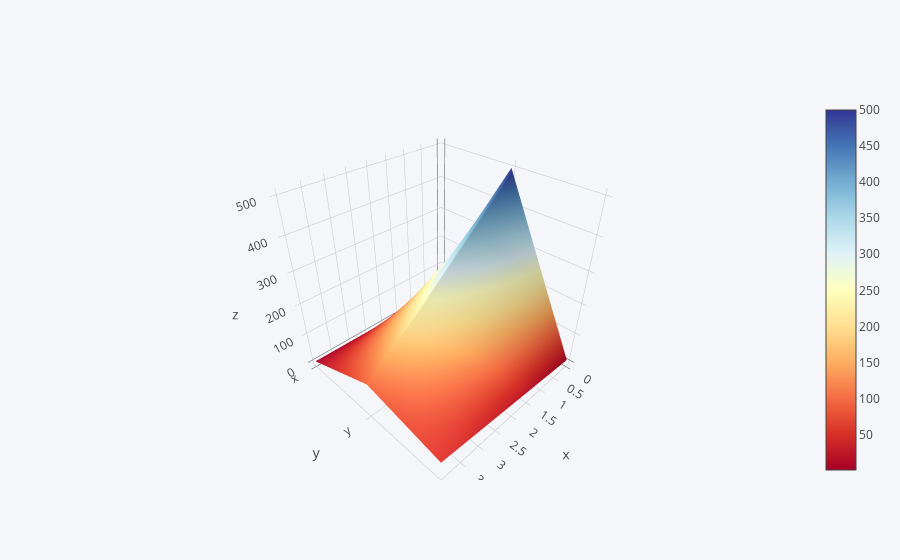

Source (notebook cell):
### Code cell
#3D Plot
df3.iplot(kind='surface', colorscale="rdylbu")

### Figure 1 — Plotly figure (JSON) as saved in the notebook; plotly's stock layout.template omitted (floating-point values rounded to 4 significant figures)
{"data": [{"colorscale": [[0, "rgb(165,0,38)"], [0.1, "rgb(215,48,39)"], [0.2, "rgb(244,109,67)"], [0.3, "rgb(253,174,97)"], [0.4, "rgb(254,224,144)"], [0.5, "rgb(255,255,191)"], [0.6, "rgb(224,243,248)"], [0.7, "rgb(171,217,233)"], [0.8, "rgb(116,173,209)"], [0.9, "rgb(69,117,180)"], [1, "rgb(49,54,149)"]], "type": "surface", "x": [0, 1, 2, 3, 4], "y": ["x", "y", "z"], "z": [[1, 2, 3, 4, 5], [500, 400, 300, 200, 100], [10, 20, 30, 40, 50]]}], "layout": {"legend": {"bgcolor": "#F5F6F9", "font": {"color": "#4D5663"}}, "paper_bgcolor": "#F5F6F9", "plot_bgcolor": "#F5F6F9", "titlefont": {"color": "#4D5663"}, "xaxis1": {"gridcolor": "#E1E5ED", "showgrid": true, "tickfont": {"color": "#4D5663"}, "title": "", "titlefont": {"color": "#4D5663"}, "zerolinecolor": "#E1E5ED"}, "yaxis1": {"gridcolor": "#E1E5ED", "showgrid": true, "tickfont": {"color": "#4D5663"}, "title": "", "titlefont": {"color": "#4D5663"}, "zerolinecolor": "#E1E5ED"}}}
